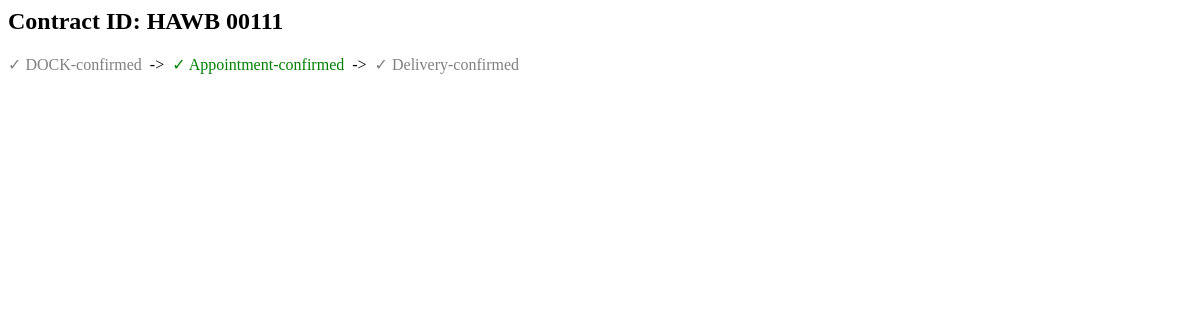
The app's page /contracts/2/milestones (signed in), older data.
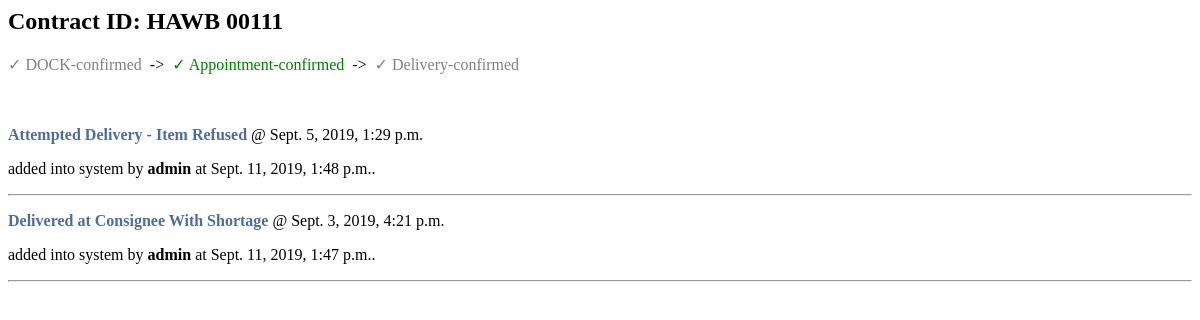
The same page, newer data.
### service_providers/models.py (models this page shows, shortened)
class Contract(models.Model):
    num = models.CharField(max_length=30)
    terminal = models.CharField(max_length=25)
    service = models.CharField(max_length=15)  # "First Mile" or "Final Mile"
    service_type = models.CharField(max_length=25)  # "signature plus"
    service_provider = models.CharField(max_length=80)
    consignee_name = models.CharField(max_length=35)
    eta_dock = models.DateTimeField(blank=True, null=True)
    dock_confirmed = models.BooleanField(default=False)
    appointment_confirmed = models.BooleanField(default=False)
    delivery_confirmed = models.BooleanField(default=False)
    time_added = models.DateTimeField(default=datetime.now)
    deadline = models.DateTimeField(blank=True, null=True)
    account_id_num = models.CharField(max_length=25)
    account_name = models.CharField(max_length=25)
    account_ref_num = models.CharField(max_length=20)
    booker_name = models.CharField(max_length=35)
    latest_update = models.CharField(max_length=100, blank=True, null=True)
    is_canceled = models.BooleanField(default=False)

class ContractUpdate(models.Model):
    contract_id = models.ForeignKey('Contract', on_delete=models.CASCADE)
    author = models.CharField(max_length=25)
    event_name = models.CharField(max_length=100)
    event_time = models.DateTimeField(blank=True, null=True)
    time_added = models.DateTimeField(
        default=datetime.now, blank=True, null=True)

### service_providers/views.py (the view)
def milestonesView(req, contract_id):
    contract = Contract.objects.get(id=contract_id)
    try:
        contract_updates = ContractUpdate.objects.filter(
            contract_id=contract_id).order_by('-event_time')
    except ContractUpdate.DoesNotExist:
        contract_updates = None
    context = {
        'contract': contract,
        'contract_updates': contract_updates,
    }
    return render(req, 'milestones.html', context)

### service_providers/templates/milestones.html (shortened to what this page needs)
<h2>Contract ID: {{ contract.num }}</h2>
{% if contract.dock_confirmed %}
<span style="color: green;">&#10003; DOCK-confirmed</span>
{% else %}
<span style="color: grey;">&#10003; DOCK-confirmed</span>
{% endif %}
&nbsp;->&nbsp;
{% if contract.appointment_confirmed %}
<span style="color: green;">&#10003; Appointment-confirmed</span>
{% else %}
<span style="color: grey;">&#10003; Appointment-confirmed</span>
{% endif %}
&nbsp;->&nbsp;
{% if contract.delivery_confirmed %}
<span style="color: green;">&#10003; Delivery-confirmed</span>
{% else %}
<span style="color: grey;">&#10003; Delivery-confirmed</span>
{% endif %}
{% for contract_update in contract_updates %}
<p><span style="color:#4D6D9A;font-weight:bolder;">{{ contract_update.event_name }}</span> @
    {{ contract_update.event_time }}</p>
<p>added into system by <b>{{ contract_update.author }}</b> at {{ contract_update.time_added }}.</p>
<hr>
{% endfor %}

Row changes from the older to the newer data that the page shows:
added ContractUpdate: event_name "Attempted Delivery - Item Refused", event_time "Sept. 5, 2019, 1:29 p.m.", author "admin", time_added "Sept. 11, 2019, 1:48 p.m."
added ContractUpdate: event_name "Delivered at Consignee With Shortage", event_time "Sept. 3, 2019, 4:21 p.m.", author "admin", time_added "Sept. 11, 2019, 1:47 p.m."
